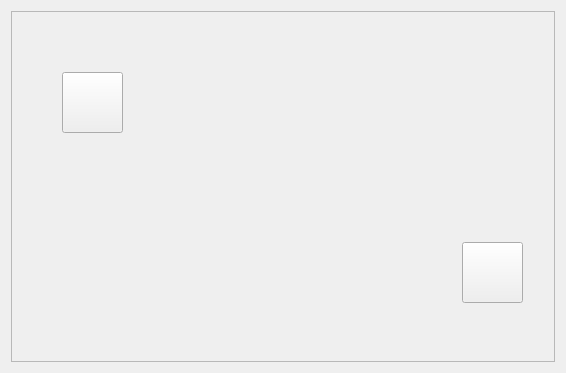
<?xml version="1.0" encoding="UTF-8"?>
<ui version="4.0">
 <class>Tab3ControlPannel</class>
 <widget class="QWidget" name="Tab3ControlPannel">
  <property name="geometry">
   <rect>
    <x>0</x>
    <y>0</y>
    <width>566</width>
    <height>373</height>
   </rect>
  </property>
  <property name="windowTitle">
   <string>Form</string>
  </property>
  <layout class="QGridLayout" name="gridLayout">
   <item row="0" column="0">
    <widget class="QScrollArea" name="scrollArea">
     <property name="widgetResizable">
      <bool>true</bool>
     </property>
     <widget class="QWidget" name="scrollAreaWidgetContents">
      <property name="geometry">
       <rect>
        <x>0</x>
        <y>0</y>
        <width>546</width>
        <height>353</height>
       </rect>
      </property>
      <widget class="QLabel" name="label">
       <property name="geometry">
        <rect>
         <x>10</x>
         <y>-10</y>
         <width>544</width>
         <height>355</height>
        </rect>
       </property>
       <property name="toolTip">
        <string>&lt;html&gt;&lt;head/&gt;&lt;body&gt;&lt;p&gt;&lt;br/&gt;&lt;/p&gt;&lt;/body&gt;&lt;/html&gt;</string>
       </property>
       <property name="text">
        <string/>
       </property>
       <property name="pixmap">
        <pixmap resource="IotQtClient.qrc">:/IotQtClient/Image/room.png</pixmap>
       </property>
      </widget>
      <widget class="QPushButton" name="pPBPlug">
       <property name="geometry">
        <rect>
         <x>450</x>
         <y>230</y>
         <width>61</width>
         <height>61</height>
        </rect>
       </property>
       <property name="text">
        <string/>
       </property>
       <property name="icon">
        <iconset resource="IotQtClient.qrc">
         <normaloff>:/IotQtClient/Image/plug_off.png</normaloff>
         <normalon>:/IotQtClient/Image/plug_on.png</normalon>:/IotQtClient/Image/plug_off.png</iconset>
       </property>
       <property name="iconSize">
        <size>
         <width>50</width>
         <height>50</height>
        </size>
       </property>
       <property name="checkable">
        <bool>true</bool>
       </property>
      </widget>
      <widget class="QPushButton" name="pPBLamp">
       <property name="geometry">
        <rect>
         <x>50</x>
         <y>60</y>
         <width>61</width>
         <height>61</height>
        </rect>
       </property>
       <property name="autoFillBackground">
        <bool>false</bool>
       </property>
       <property name="text">
        <string/>
       </property>
       <property name="icon">
        <iconset resource="IotQtClient.qrc">
         <normaloff>:/IotQtClient/Image/light_off.png</normaloff>
         <normalon>:/IotQtClient/Image/light_on.png</normalon>:/IotQtClient/Image/light_off.png</iconset>
       </property>
       <property name="iconSize">
        <size>
         <width>50</width>
         <height>50</height>
        </size>
       </property>
       <property name="checkable">
        <bool>true</bool>
       </property>
      </widget>
     </widget>
    </widget>
   </item>
  </layout>
 </widget>
 <resources>
  <include location="IotQtClient.qrc"/>
 </resources>
 <connections/>
</ui>
